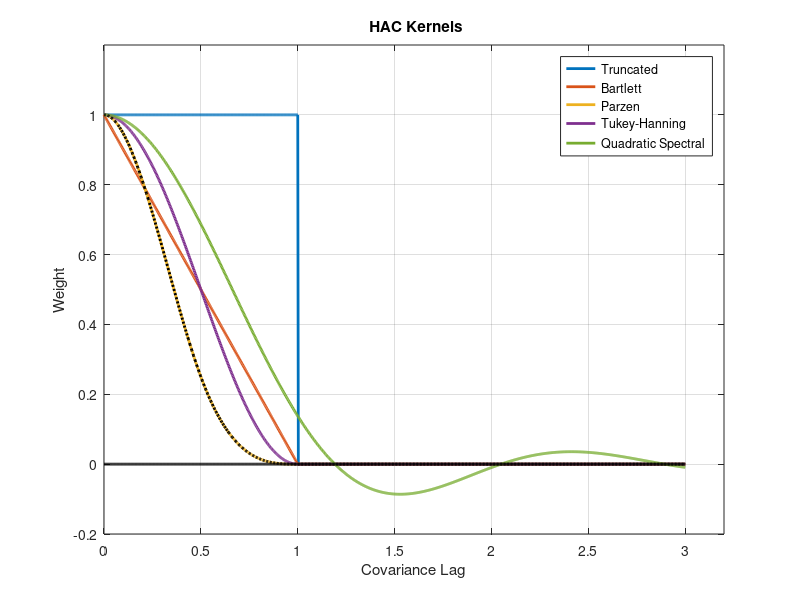

The MATLAB source for this figure:
clear all;clc;clf;

x = linspace(0,3,1000)';
w = zeros(size(x));
%Compute the truncated kernel density.

cTR = 2; % Renormalization constant
TR = (abs(x) <= 1);
TRRn = (abs(cTR*x) <= 1);
wTR = w;
wTR(TR) = 1;
wTRRn = w;
wTRRn(TRRn) = 1;
%Compute the Bartlett kernel density.

cBT = 2/3; % Renormalization constant
BT = (abs(x) <= 1);
BTRn = (abs(cBT*x) <= 1);
wBT = w;
wBT(BT) = 1-abs(x(BT));
wBTRn = w;
wBTRn(BTRn) = 1-abs(cBT*x(BTRn));
%Compute the Parzen kernel density.

cPZ = 0.539285; % Renormalization constant
PZ1 = (abs(x) >= 0) & (abs(x) <= 1/2);
PZ2 = (abs(x) >= 1/2) & (abs(x) <= 1);
PZ1Rn = (abs(cPZ*x) >= 0) & (abs(cPZ*x) <= 1/2);
PZ2Rn = (abs(cPZ*x) >= 1/2) & (abs(cPZ*x) <= 1);
wPZ = w;
wPZ(PZ1) = 1-6*x(PZ1).^2+6*abs(x(PZ1)).^3;
wPZ(PZ2) = 2*(1-abs(x(PZ2))).^3;
wPZRn = w;
wPZRn(PZ1Rn) = 1-6*(cPZ*x(PZ1Rn)).^2 ...
    + 6*abs(cPZ*x(PZ1Rn)).^3;
wPZRn(PZ2Rn) = 2*(1-abs(cPZ*x(PZ2Rn))).^3;
%Compute the Tukey-Hanning kernel density.

cTH = 3/4; % Renormalization constant
TH = (abs(x) <= 1);
THRn = (abs(cTH*x) <= 1);
wTH = w;
wTH(TH) = (1+cos(pi*x(TH)))/2;
wTHRn = w;
wTHRn(THRn) = (1+cos(pi*cTH*x(THRn)))/2;
%Compute the quadratic spectral kernel density.

argQS = 6*pi*x/5;
w1 = 3./(argQS.^2);
w2 = (sin(argQS)./argQS)-cos(argQS);
wQS = w1.*w2;
wQS(x == 0) = 1;
wQSRn = wQS; % Renormalization constant = 1
%Plot the kernel densities.

B		= @(z) ((1-z).*(z<1));
QS  = @(z) ( (1-6*z.^2+6*abs(z).^3).*(abs(z)<0.5) + 2*(1-abs(z)).^3.*((abs(z)>0.5).*(abs(z)<1)));
p  =	@(z) ( (1-6*z.^2+6*abs(z).^3).*(abs(z)<0.5) + 2*(1-abs(z)).^3.*((abs(z)>0.5).*(abs(z)<1)));
Z   = @(j,L) (j./(L+1));

PZ  = @(z) ( (1-6*z.^2+6*abs(z).^3).*(abs(z)<0.5) + ... 
							2*(1-abs(z)).^3.*((abs(z)>0.5).*(abs(z)<1)) );

fz = QS(x);
clf
plot(x,[wTR,wBT,wPZ,wTH,wQS],'LineWidth',2)
hold on
plot(x,w,'k','LineWidth',2)
%plot(x,B(x),'--g','LineWidth',2)
plot(x,PZ(x),':k','LineWidth',2)
hold off;
axis([0 3.2 -0.2 1.2])
grid on
title('{\bf HAC Kernels}')
legend({'Truncated','Bartlett','Parzen','Tukey-Hanning',...
    'Quadratic Spectral'})
xlabel('Covariance Lag')
ylabel('Weight')